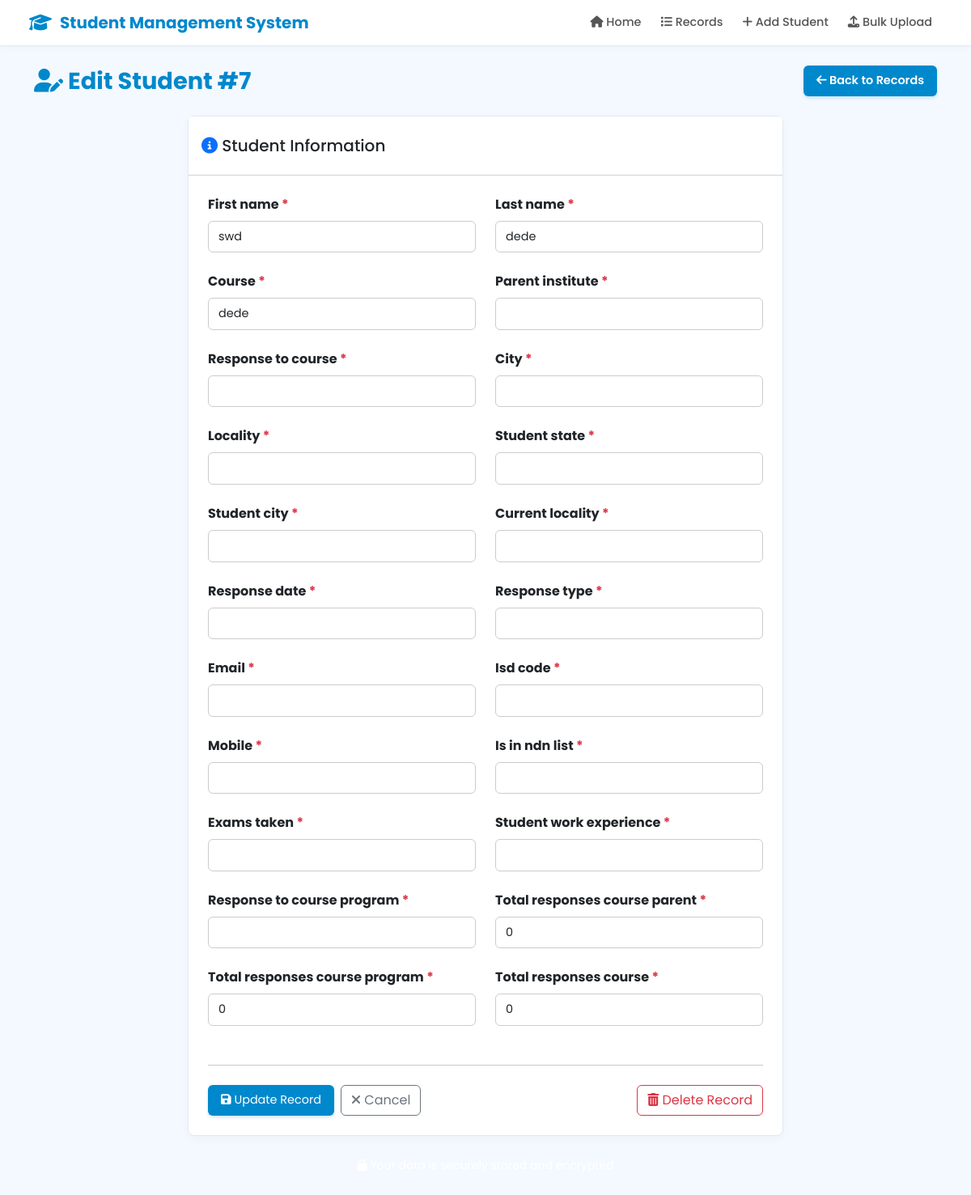
The page /form/7/ on the database its author committed.
### records/models.py (models this page shows, shortened)
class StudentRecord(models.Model):
    first_name = models.CharField(max_length=100)
    last_name = models.CharField(max_length=100)
    course = models.CharField(max_length=200, blank=True, default='')
    parent_institute = models.CharField(max_length=200, blank=True, default='')
    response_to_course = models.CharField(max_length=200, blank=True, default='')
    city = models.CharField(max_length=100, blank=True, default='')
    locality = models.CharField(max_length=100, blank=True, default='')
    student_state = models.CharField(max_length=100, blank=True, default='')
    student_city = models.CharField(max_length=100, blank=True, default='')
    current_locality = models.CharField(max_length=100, blank=True, default='')
    response_date = models.DateTimeField(null=True, blank=True)
    response_type = models.CharField(max_length=100, blank=True, default='')
    email = models.EmailField(blank=True, default='')
    isd_code = models.CharField(max_length=10, blank=True, default='')
    mobile = models.CharField(max_length=15, blank=True, default='')
    is_in_ndn_list = models.CharField(max_length=10, blank=True, default='')
    exams_taken = models.CharField(max_length=100, blank=True, default='')
    student_work_experience = models.CharField(max_length=100, blank=True, default='')
    response_to_course_program = models.CharField(max_length=200, blank=True, default='')
    total_responses_course_parent = models.CharField(max_length=50, blank=True, default='0')
    total_responses_course_program = models.CharField(max_length=50, blank=True, default='0')
    total_responses_course = models.CharField(max_length=50, blank=True, default='0')

### records/views.py (the view)
# urls.py: path('form/', record_form, name='record_create'),
def record_form(request, pk=None):
    instance = StudentRecord.objects.get(pk=pk) if pk else None
    form = StudentForm(request.POST or None, instance=instance)
    if form.is_valid():
        form.save()
        return redirect('record_list')
    return render(request, 'records/record_form.html', {'form': form})

### records/forms.py
class StudentForm(forms.ModelForm):
    class Meta:
        model = StudentRecord
        fields = "__all__"
    def __init__(self, *args, **kwargs):
        super(StudentForm, self).__init__(*args, **kwargs)
        for field_name, field in self.fields.items():
            field.required = True

### records/templates/records/record_form.html (shortened to what this page needs)
{% extends 'records/base.html' %}
{% block content %}
<div class="fade-in-up">
    <div class="d-flex justify-content-between align-items-center mb-4">
        <h1 class="page-title mb-0">
            <i class="fas fa-user-edit"></i> {% if form.instance.pk %}Edit Student #{{ form.instance.pk }}{% else %}Add
            New Student{% endif %}
        </h1>
        <a href="/records/" class="btn btn-gradient">
            <i class="fas fa-arrow-left"></i> Back to Records
        </a>
    </div>
    <div class="row">
        <div class="col-md-10 col-lg-8 mx-auto">
            <div class="card">
                <div class="card-header bg-white py-4">
                    <h5 class="mb-0">
                        <i class="fas fa-info-circle text-primary"></i> Student Information
                    </h5>
                </div>
                <div class="card-body p-4">
                    <form method="POST">
                        <div class="row">
                            {% for field in form %}
                            <div class="col-md-6 mb-4">
                                <label class="form-label fw-bold">
                                    {{ field.label }}
                                    {% if field.field.required %}
                                    <span class="text-danger">*</span>
                                    {% endif %}
                                </label>
                                {{ field }}
                            </div>
                            {% endfor %}
                        </div>
                        <hr class="my-4">
                        <div class="d-flex justify-content-between align-items-center">
                            <div class="d-flex gap-2">
                                <button type="submit" class="btn btn-gradient-success">
                                    <i class="fas fa-save"></i> {% if form.instance.pk %}Update Record{% else %}Save
                                    Record{% endif %}
                                </button>
                                <a href="/records/" class="btn btn-outline-secondary">
                                    <i class="fas fa-times"></i> Cancel
                                </a>
                            </div>
                            {% if form.instance.pk %}
                            <a href="/delete/{{ form.instance.pk }}/" class="btn btn-outline-danger"
                                onclick="return confirm('Are you sure you want to permanently delete this student record? This action cannot be undone.')">
                                <i class="fas fa-trash-alt"></i> Delete Record
                            </a>
                            {% endif %}
                        </div>
                    </form>
                </div>
            </div>
            <div class="mt-4 text-center">
                <small class="text-white">
                    <i class="fas fa-lock"></i> Your data is securely stored and encrypted
                </small>
            </div>
        </div>
    </div>
</div>
{% endblock %}

### records/templates/records/base.html (shortened to what this page needs)
<!DOCTYPE html>
<html lang="en">
<head>
    <link href="https://cdn.jsdelivr.net/npm/bootstrap@5.3.2/dist/css/bootstrap.min.css" rel="stylesheet">
    <link rel="stylesheet" href="https://cdnjs.cloudflare.com/ajax/libs/font-awesome/6.4.0/css/all.min.css">
</head>
<body>
    <nav class="navbar navbar-expand-lg navbar-light px-4 py-2">
        <div class="container-fluid">
            <a class="navbar-brand" href="/">
                <i class="fas fa-graduation-cap"></i>
                Student Management System
            </a>
            <div class="collapse navbar-collapse justify-content-end" id="navbarNav">
                <ul class="navbar-nav">
                    <li class="nav-item">
                        <a class="nav-link" href="/"><i class="fas fa-home"></i> Home</a>
                    </li>
                    <li class="nav-item">
                        <a class="nav-link" href="/records/"><i class="fas fa-list"></i> Records</a>
                    </li>
                    <li class="nav-item">
                        <a class="nav-link" href="/form/"><i class="fas fa-plus"></i> Add Student</a>
                    </li>
                    <li class="nav-item">
                        <a class="nav-link" href="/upload/bulk/"><i class="fas fa-upload"></i> Bulk Upload</a>
                    </li>
                </ul>
            </div>
        </div>
    </nav>
    <div class="container mt-4 pb-5">
        {% block content %}{% endblock %}
    </div>
</body>
</html>

### records/templates/records/base.html (style rules this page uses)
* { margin: 0; padding: 0; box-sizing: border-box; }
body { font-family: 'Poppins', sans-serif; background-color: #f4f9ff; min-height: 100vh; color: #333; }
.navbar { background: #ffffff !important; border-bottom: 1px solid #e1e9f2; box-shadow: 0 2px 10px rgba(0, 0, 0, 0.03); }
.navbar-brand { font-size: 1.25rem; font-weight: 700; color: #0088cc !important; display: flex; align-items: center; gap: 10px; }
.navbar-brand i { font-size: 1.4rem; }
.nav-link { color: #555 !important; font-weight: 500; transition: all 0.3s; padding: 6px 12px !important; border-radius: 8px; font-size: 0.9rem; }
.container { position: relative; z-index: 1; }
.card { background: #ffffff; border: 1px solid #e1e9f2; border-radius: 8px; box-shadow: 0 4px 12px rgba(0, 0, 0, 0.03); transition: transform 0.3s; }
.btn-gradient, .btn-primary { background: #0088cc !important; border: none; color: white; font-weight: 600; padding: 8px 16px; border-radius: 6px; transition: all 0.3s; box-shadow: 0 2px 4px rgba(0, 136, 204, 0.2); font-size: 0.9rem; }
.btn-gradient-success, .btn-success { background: #0088cc !important; border: none; color: white; box-shadow: 0 2px 4px rgba(0, 136, 204, 0.2); padding: 8px 16px; border-radius: 6px; font-size: 0.9rem; }
.form-control, .form-select { border-radius: 6px; border: 1px solid #cccccc; padding: 8px 12px; font-size: 0.9rem; }
.page-title { color: #0088cc; font-size: 1.8rem; font-weight: 700; margin-bottom: 20px; text-shadow: none; }
.fade-in-up { animation: fadeInUp 0.5s ease-out; }

### rows shown on the page
StudentRecord: instance.pk "7", form "swd" "dede" "dede" "0" "0" "0"

### other values the page prints
{{ field.label }} "First name" "Last name" "Course" "Parent institute" "Response to course" "City" "Locality" "Student state" "Student city" "Current locality" "Response date" "Response type" "Email" "Isd code" "Mobile" "Is in ndn list" "Exams taken" "Student work experience" "Response to course program" "Total responses course parent" "Total responses course program" "Total responses course"
